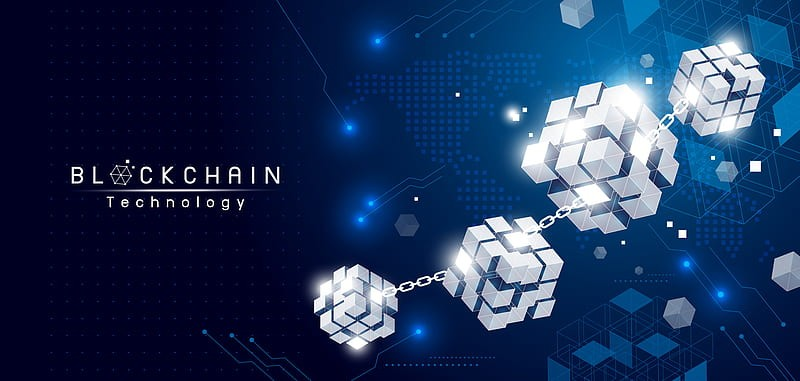
#> input picture block.jpeg, 800 x 381 px
$ python Sample.py
#> lines starting #> are read from the running program, lines starting #| are printed output that depends on the picture
import cv2

# Load an image using 'imread'
image = cv2.imread('block.jpeg')
#> image is the input picture: shape (381, 800, 3); mean B, G, R 90.6, 51.9, 29.4
resized_image=cv2.resize(image,(100,100))
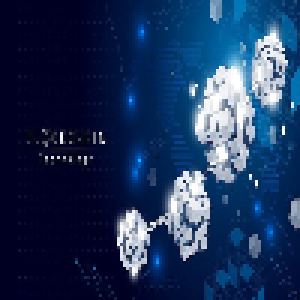
#> resized_image: shape (100, 100, 3) (shown 3 times larger); mean B, G, R 90.1, 51.4, 28.9
# Display the image using 'imshow'
cv2.imshow('Image', image)
cv2.imshow('resized image',resized_image)

# Wait for a key press and close the window
cv2.waitKey(0)
cv2.destroyAllWindows()
